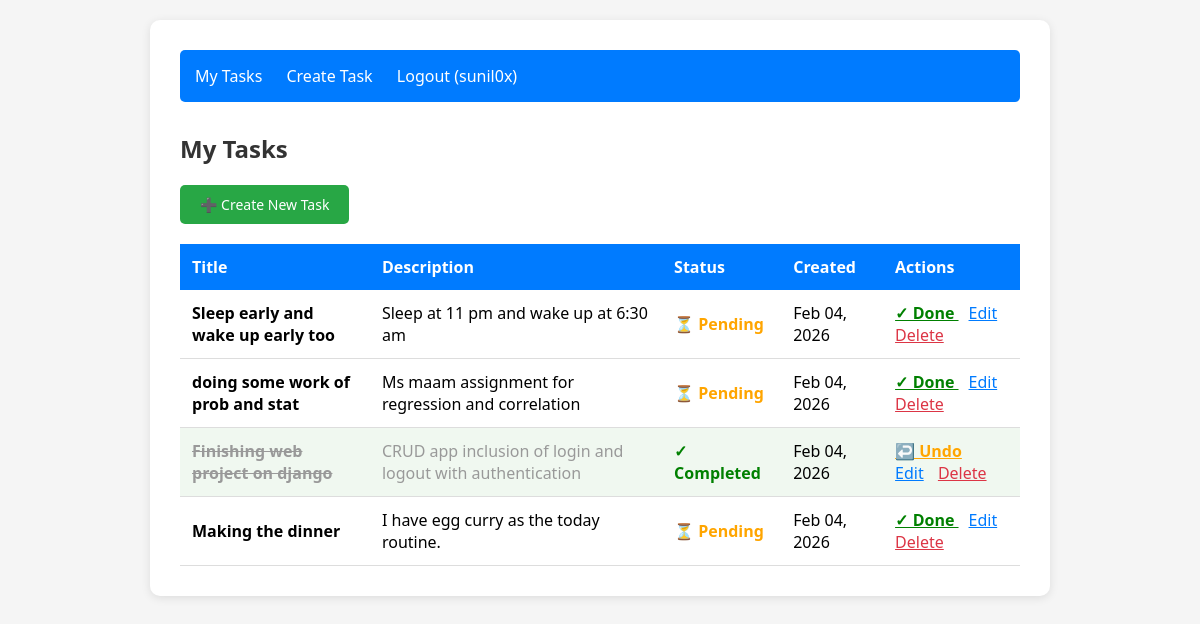
Screenshot of / (signed in) with the database file from the repository.
### tasks/models.py (models this page shows, shortened)
class Task(models.Model):
    user = models.ForeignKey(User,on_delete=models.CASCADE)
    title = models.CharField(max_length =200)
    description = models.TextField(blank=True)
    completed = models.BooleanField(default = False)
    created_at = models.DateTimeField(auto_now_add = True)
    class Meta:
        ordering = ['-created_at']

### tasks/views.py (the view)
# urls.py: path('',views.task_list, name ='task_list'),
@login_required
def task_list(request):
    tasks = Task.objects.filter(user= request.user)
    return render(request, 'tasks/task_list.html', {'tasks':tasks})

### tasks/templates/tasks/task_list.html (shortened to what this page needs)
{% extends 'tasks/base.html' %}
{% block content %}
<h2>My Tasks</h2>
<a href="{% url 'task_create' %}" class="btn btn-success">➕ Create New Task</a>
{% if tasks %}
    <table>
        <thead>
            <tr>
                <th>Title</th>
                <th>Description</th>
                <th>Status</th>
                <th>Created</th>
                <th>Actions</th>
            </tr>
        </thead>
        <tbody>
            {% for task in tasks %}
            <tr style="{% if task.completed %}background-color: #f0f8f0;{% endif %}">
                <td>
                    <strong {% if task.completed %}style="text-decoration: line-through; color: #999;"{% endif %}>
                        {{ task.title }}
                    </strong>
                </td>
                <td {% if task.completed %}style="color: #999;"{% endif %}>
                    {{ task.description|truncatewords:10 }}
                </td>
                <td>
                    {% if task.completed %}
                        <span style="color: green; font-weight: bold;">✓ Completed</span>
                    {% else %}
                        <span style="color: orange; font-weight: bold;">⏳ Pending</span>
                    {% endif %}
                </td>
                <td>{{ task.created_at|date:"M d, Y" }}</td>
                <td>
                    <a href="{% url 'task_toggle' task.pk %}"
                       style="{% if task.completed %}color: orange;{% else %}color: green;{% endif %} margin-right: 10px; font-weight: bold;">
                        {% if task.completed %}↩️ Undo{% else %}✓ Done{% endif %}
                    </a>
                    <a href="{% url 'task_update' task.pk %}" style="color: #007bff; margin-right: 10px;">Edit</a>
                    <a href="{% url 'task_delete' task.pk %}" style="color: #dc3545;">Delete</a>
                </td>
            </tr>
            {% endfor %}
        </tbody>
    </table>
{% endif %}
{% endblock %}

### tasks/templates/tasks/base.html (shortened to what this page needs)
<!DOCTYPE html>
<html lang="en">
<head>
</head>
<body>
    <div class="container">
        <nav>
            {% if user.is_authenticated %}
                <a href="{% url 'task_list' %}">My Tasks</a>
                <a href="{% url 'task_create' %}">Create Task</a>
                <a href="{% url 'logout' %}">Logout ({{ user.username }})</a>
            {% else %}
                <a href="{% url 'login' %}">Login</a>
                <a href="{% url 'register' %}">Register</a>
            {% endif %}
        </nav>
        {% block content %}
        {% endblock %}
    </div>
</body>
</html>

### tasks/templates/tasks/base.html (style rules this page uses)
* { margin: 0; padding: 0; box-sizing: border-box; }
body { font-family: 'Segoe UI', Tahoma, Geneva, Verdana, sans-serif; background-color: #f5f5f5; padding: 20px; }
.container { max-width: 900px; margin: 0 auto; background: white; padding: 30px; border-radius: 10px; box-shadow: 0 2px 10px rgba(0,0,0,0.1); }
h1, h2 { color: #333; margin-bottom: 20px; }
nav { background-color: #007bff; padding: 15px; border-radius: 5px; margin-bottom: 30px; }
nav a { color: white; text-decoration: none; margin-right: 20px; font-weight: 500; }
.btn { display: inline-block; padding: 10px 20px; background-color: #007bff; color: white; text-decoration: none; border-radius: 5px; border: none; cursor: pointer; font-size: 14px; }
.btn-success { background-color: #28a745; }
table { width: 100%; border-collapse: collapse; margin-top: 20px; }
table th { background-color: #007bff; color: white; padding: 12px; text-align: left; }
table td { padding: 12px; border-bottom: 1px solid #ddd; }

### rows the page displays
Task: title "Sleep early and wake up early too", description "Sleep at 11 pm and wake up at 6:30 am", completed "⏳ Pending", created_at "Feb 04, 2026"
Task: title "doing some work of prob and stat", description "Ms maam assignment for regression and correlation", completed "⏳ Pending", created_at "Feb 04, 2026"
Task: title "Finishing web project on django", description "CRUD app inclusion of login and logout with authentication", completed "✓ Completed", created_at "Feb 04, 2026"
Task: title "Making the dinner", description "I have egg curry as the today routine.", completed "⏳ Pending", created_at "Feb 04, 2026"

### other values shown
{{ user.username }} "sunil0x"
